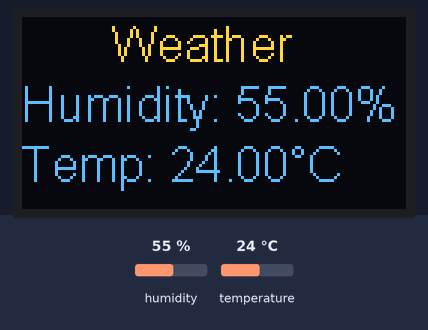
A sketch run on a simulated ESP8266 (NodeMCU). On the bench: 128×64 one-colour display. The inputs (shaded band) are chosen by the test bench; at power-on: humidity 55 %, temperature 24 °C. The OLED is the two-colour kind (top 16 rows yellow); WiFi joins after 1.5 s; servers stay silent unless stated.

Above: at 3.0 s.
3.1 s: humidity set to 22 %
At 4.5 s:
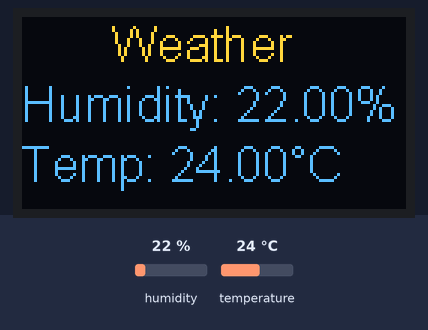
5.3 s: temperature set to 12 °C
At 7.1 s:
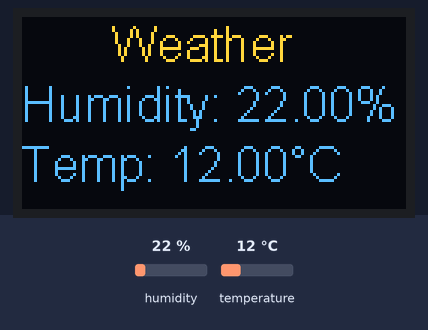
7.4 s: humidity set to 40 %
At 9.0 s:
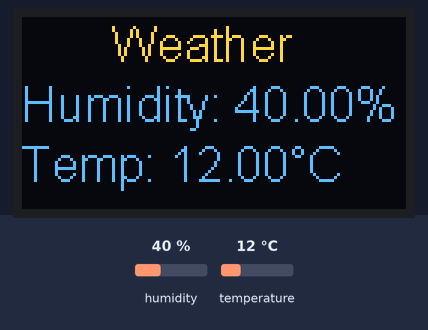
9.4 s: temperature set to 19 °C
At 10.7 s:
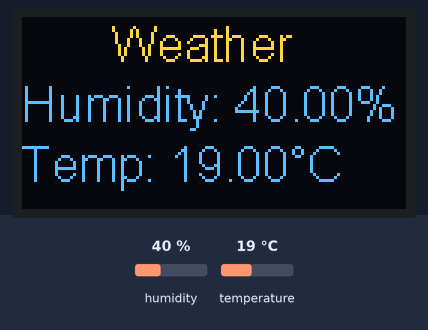
Timing chart, 0 to 12.4 s (numbered marks = the images above; inputs shaded):
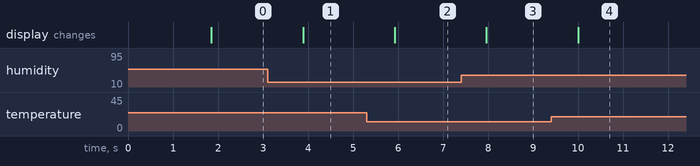

Measured:
- after the input at 3.1 s, the display: changes after 0.79 s (image 1)
- after the input at 5.3 s, the display: changes after 0.63 s (image 2)
- after the input at 7.4 s, the display: changes after 0.56 s (image 3)
- after the input at 9.4 s, the display: changes after 0.60 s (image 4)

The sketch:

ESP8266WeatherStation.ino
```cpp
/*
 * theTechnowright
 * Complete Project Details www.youtube.com/thetechnowright
 */

// Include the correct display library
// For a connection via I2C using Wire include
#include <Wire.h>
#include "SSD1306.h"
#define BLYNK_PRINT Serial


#include <ESP8266WiFi.h>
#include <BlynkSimpleEsp8266.h>

// You should get Auth Token in the Blynk App.
// Go to the Project Settings (nut icon).
char auth[] = "XXXXXXXXXXXXXXXXXXXXXXXXXXXXXX";

// Your WiFi credentials.
// Set password to "" for open networks.
char ssid[] = "XXXX";
char pass[] = "XXXXXX";

#include <DHT.h>

#define DHTPIN 4     // what pin we're connected to
#define DHTTYPE DHT11   // DHT 11

// Initialize the OLED display i2C
// D3 -> SDA
// D5 -> SCL

// Initialize the OLED display using Wire library
SSD1306  display(0x3C, D3, D5);

DHT dht(DHTPIN, DHTTYPE);
BlynkTimer timer;
void setup(){
  Serial.begin(115200);
  // Initialising the UI will init the display too.
  display.init();

  display.flipScreenVertically();
  display.setFont(ArialMT_Plain_16);
  display.setTextAlignment(TEXT_ALIGN_LEFT);
  dht.begin(); // initialize dht

  Blynk.begin(auth, ssid, pass, "blynk-cloud.com", 8080);
  timer.setInterval(1000L, sendSensor);
}

void displayWeather(){ //Creating a function to read and display temperature and humidity on OLED display
  float h = dht.readHumidity();
  // Read temperature as Celsius
  float t = dht.readTemperature();
  // Read temperature as Fahrenheit
  float f = dht.readTemperature(true);

  // Check if any reads failed and exit early (to try again).
  if (isnan(h) || isnan(t) || isnan(f)){
    display.clear(); // clearing the display
    display.drawString(5,0, "DHT Failed!");
    return;
  }
  display.clear();
  display.drawString(30, 0, "Weather");
  display.drawString(0, 20, "Humidity: " + String(h) + "%\t");
  display.drawString(0, 40, "Temp: " + String(t) + "°C");
  //Uncomment to get temperature in farenheit
  //display.drawString(0, 40, "Temp: " + String(f) + "°F");

}
void loop(){
  Blynk.run(); // Running the blynk code
  displayWeather(); //Calling back the displayWeather function
  display.display();
  timer.run();
}

void sendSensor()
{
  float h = dht.readHumidity();  //Read the humidity
  float t = dht.readTemperature(); // or dht.readTemperature(true) for Fahrenheit

  if (isnan(h) || isnan(t)) {
    Serial.println("Failed to read from DHT sensor!");
    return;
  }
  // You can send any value at any time.
  // Please don't send more that 10 values per second.
  Blynk.virtualWrite(V5, h);
  Blynk.virtualWrite(V6, t);
}
```
